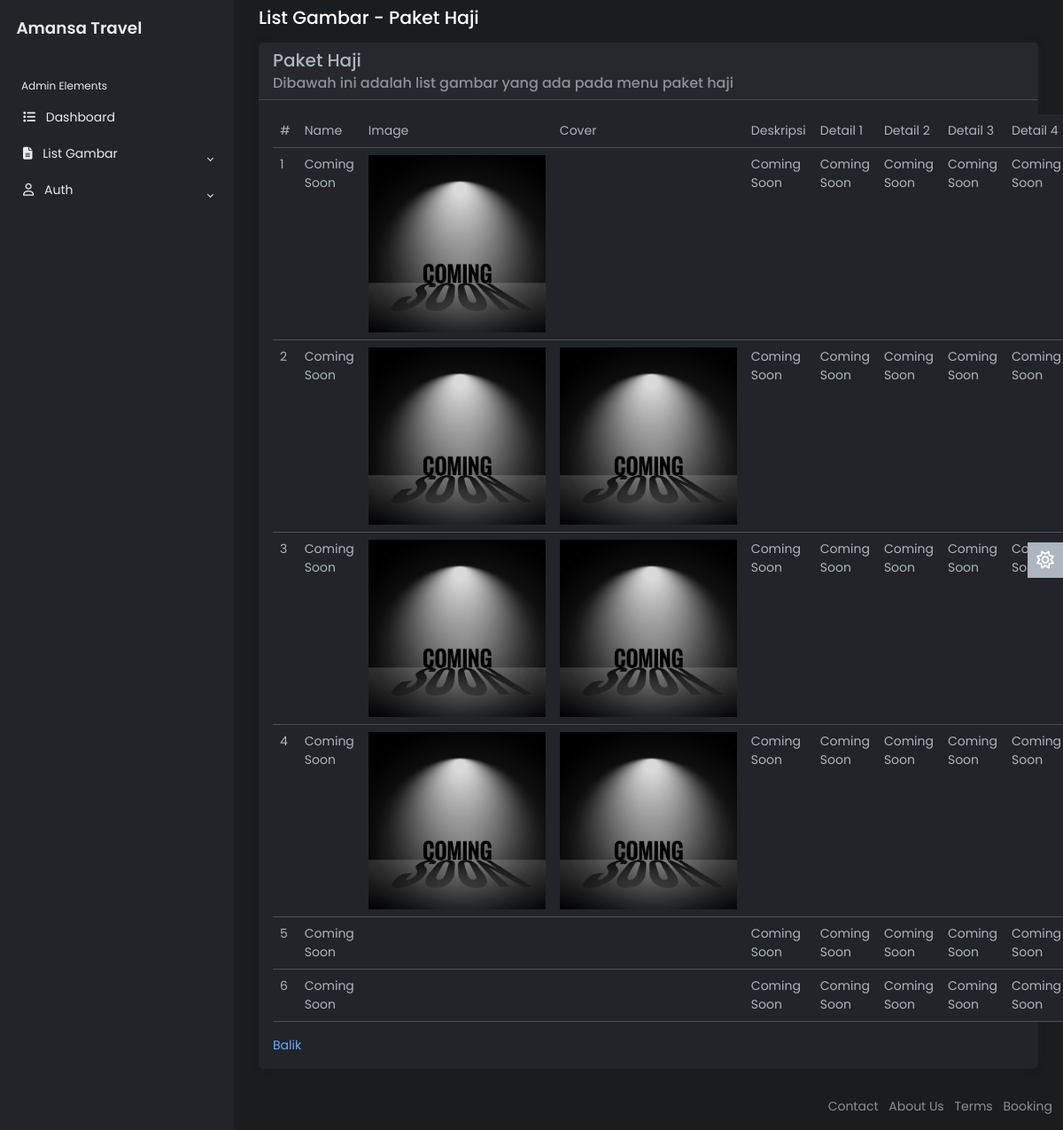
Before: /Admin/menuGambar/paketHajiKhusus/paketHajiKhusus.php (signed in) with the older database file.
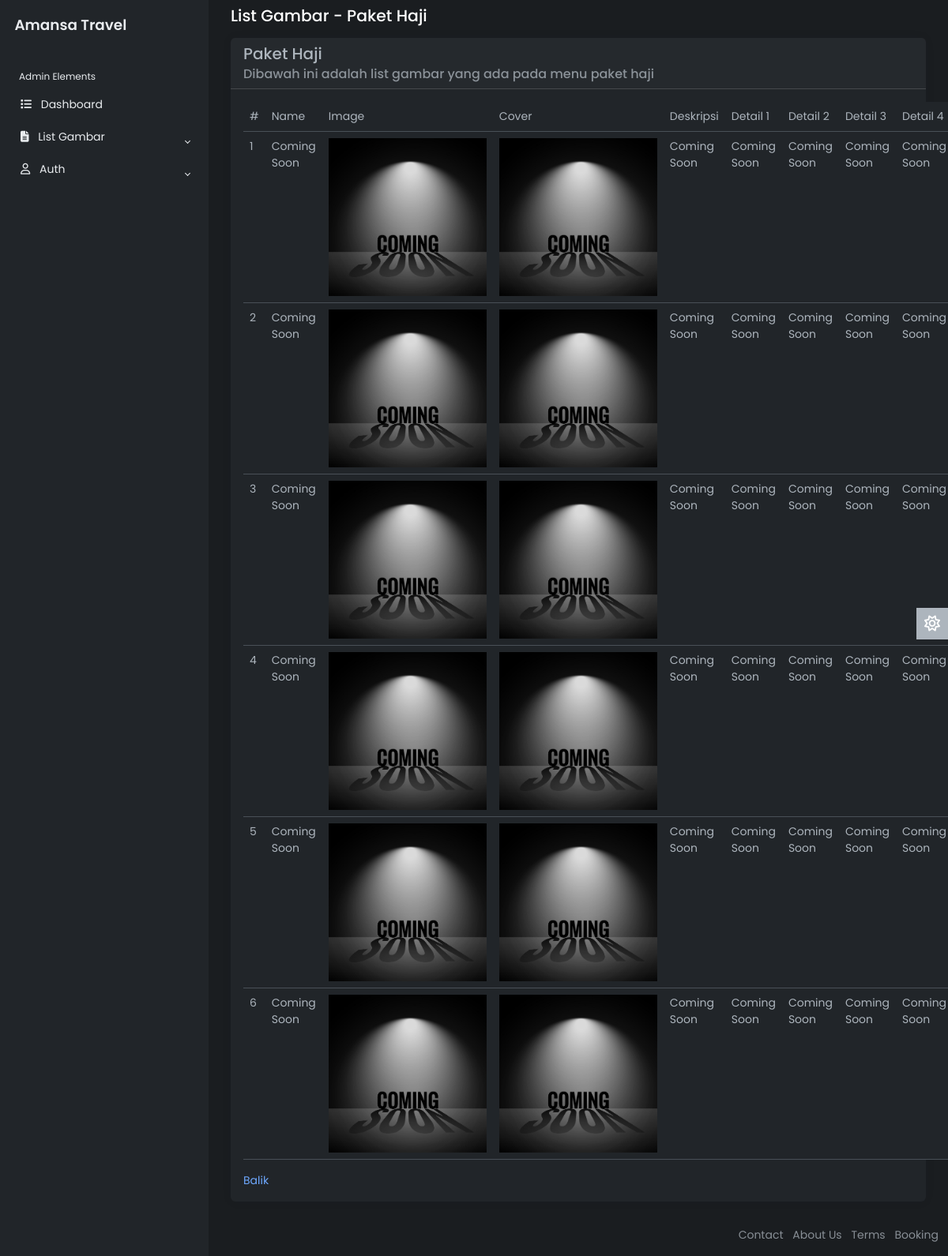
After: the same page with the newer database file.
### tables this page shows
CREATE TABLE `hajiKhusus` (
  `id` int(11) NOT NULL,
  `nama` varchar(250) NOT NULL,
  `image` varchar(250) NOT NULL,
  `cover` varchar(250) NOT NULL,
  `deskripsi` varchar(1000) NOT NULL,
  `itenary1` varchar(250) NOT NULL,
  `itenary2` varchar(250) NOT NULL,
  `itenary3` varchar(250) NOT NULL,
  `itenary4` varchar(250) NOT NULL
);

### Admin/menuGambar/paketHajiKhusus/paketHajiKhusus.php (the view, shortened to what this page needs)
<!DOCTYPE html>
<html lang="en" data-bs-theme="dark">
<head>
  <link rel="stylesheet" href="https://cdn.jsdelivr.net/npm/bootstrap@5.3.0-alpha2/dist/css/bootstrap.min.css" />
  <link rel="stylesheet" href="../../css/style.css" />
</head>
<body>
  <div class="wrapper">
    <aside id="sidebar" class="js-sidebar">
      <div class="h-100">
        <?php include '../sidebarMenuGambar.php'; ?>
      </div>
    </aside>
    <div class="main">
      <main class="content px-3 py-2">
        <div class="container-fluid">
          <div class="mb-3">
            <h4>List Gambar - Paket Haji</h4>
          </div>
          <div class="card border-0">
            <div class="card-header">
              <h5 class="card-title">Paket Haji</h5>
              <h6 class="card-subtitle text-muted">Dibawah ini adalah list gambar yang ada pada menu paket haji</h6>
            </div>
            <div class="card-body">
              <table class="table">
                <tr>
                  <td>#</td>
                  <td>Name</td>
                  <td>Image</td>
                  <td>Cover</td>
                  <td>Deskripsi</td>
                  <td>Detail 1</td>
                  <td>Detail 2</td>
                  <td>Detail 3</td>
                  <td>Detail 4</td>
                </tr>
                <?php
                $i = 1;
                $rows = mysqli_query($conn, "SELECT * FROM hajiKhusus ORDER BY id ASC"); ?>
                <?php foreach ($rows as $row) : ?>
                  <tr>
                    <td><?php echo $i++; ?></td>
                    <td><?php echo $row["nama"]; ?></td>
                    <td><img src="../../img/<?php echo $row['image']; ?>" width="200" alt=""> </td>
                    <td><img src="../../img/<?php echo $row['cover']; ?>" width="200" alt=""> </td>
                    <td><?php echo $row["deskripsi"]; ?></td>
                    <td><?php echo $row["itenary1"]; ?></td>
                    <td><?php echo $row["itenary2"]; ?></td>
                    <td><?php echo $row["itenary3"]; ?></td>
                    <td><?php echo $row["itenary4"]; ?></td>
                  </tr>
                <?php endforeach; ?>
              </table>
              <a href="../../../index.php">Balik</a>
            </div>
          </div>
        </div>
      </main>
      <a href="#" class="theme-toggle">
        <i class="fa-regular fa-sun"></i>
      </a>
      <?php include '../footerAdmin.php'; ?>
    </div>
  </div>
</body>
</html>

Changed rows visible on the page:
changed hajikhusus (number 1 of 6 on the later page): cover: picture added
changed hajikhusus (number 5 of 6 on the later page): image: picture added; cover: picture added
changed hajikhusus (number 6 of 6 on the later page): image: picture added; cover: picture added
